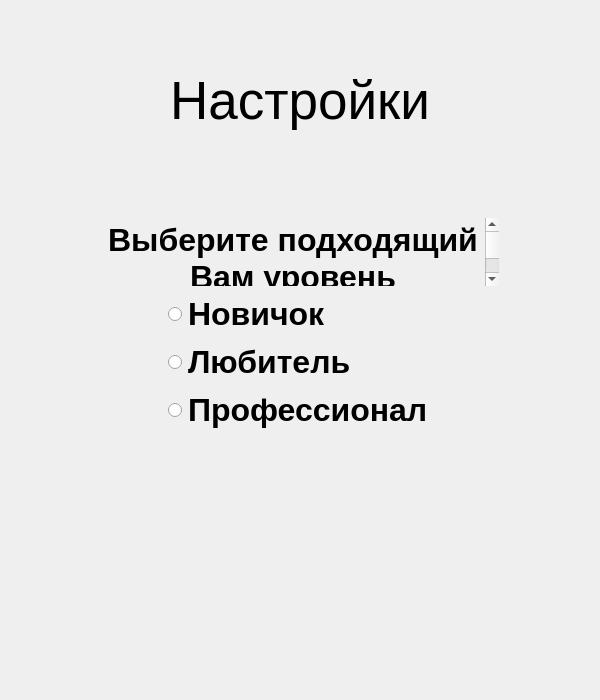
<?xml version="1.0" encoding="UTF-8"?>
<ui version="4.0">
 <class>Settings</class>
 <widget class="QWidget" name="Settings">
  <property name="geometry">
   <rect>
    <x>0</x>
    <y>0</y>
    <width>600</width>
    <height>700</height>
   </rect>
  </property>
  <property name="sizePolicy">
   <sizepolicy hsizetype="Preferred" vsizetype="Preferred">
    <horstretch>0</horstretch>
    <verstretch>0</verstretch>
   </sizepolicy>
  </property>
  <property name="minimumSize">
   <size>
    <width>600</width>
    <height>700</height>
   </size>
  </property>
  <property name="windowTitle">
   <string>Settings</string>
  </property>
  <layout class="QGridLayout" name="gridLayout">
   <item row="9" column="1">
    <layout class="QHBoxLayout" name="hLayout_2">
     <item>
      <widget class="QPushButton" name="phbHome">
       <property name="minimumSize">
        <size>
         <width>60</width>
         <height>60</height>
        </size>
       </property>
       <property name="maximumSize">
        <size>
         <width>60</width>
         <height>60</height>
        </size>
       </property>
       <property name="styleSheet">
        <string notr="true">QPushButton{
	background: rgba(0,0,0,0);
	background-image: url(:/img/game/phbHome.png);
	border:2px solid rgba(0,0,0,0);
}
QPushButton:hover{
	background: rgba(0,0,0,0);
	background-image: url(:/img/game/phbHome.png);
	border:2px solid #000000; 
	border-radius: 8px;
}</string>
       </property>
       <property name="text">
        <string/>
       </property>
      </widget>
     </item>
    </layout>
   </item>
   <item row="1" column="2">
    <spacer name="hSpacer_2">
     <property name="orientation">
      <enum>Qt::Horizontal</enum>
     </property>
     <property name="sizeHint" stdset="0">
      <size>
       <width>40</width>
       <height>20</height>
      </size>
     </property>
    </spacer>
   </item>
   <item row="8" column="1">
    <spacer name="vSpacer_1">
     <property name="orientation">
      <enum>Qt::Vertical</enum>
     </property>
     <property name="sizeHint" stdset="0">
      <size>
       <width>20</width>
       <height>40</height>
      </size>
     </property>
    </spacer>
   </item>
   <item row="3" column="1">
    <widget class="QTextEdit" name="textEdit">
     <property name="minimumSize">
      <size>
       <width>400</width>
       <height>0</height>
      </size>
     </property>
     <property name="maximumSize">
      <size>
       <width>16777215</width>
       <height>70</height>
      </size>
     </property>
     <property name="tabletTracking">
      <bool>false</bool>
     </property>
     <property name="styleSheet">
      <string notr="true">QTextEdit{
	background: rgba(0,0,0,0);
	color: black;
}</string>
     </property>
     <property name="readOnly">
      <bool>true</bool>
     </property>
     <property name="html">
      <string>&lt;!DOCTYPE HTML PUBLIC &quot;-//W3C//DTD HTML 4.0//EN&quot; &quot;http://www.w3.org/TR/REC-html40/strict.dtd&quot;&gt;
&lt;html&gt;&lt;head&gt;&lt;meta name=&quot;qrichtext&quot; content=&quot;1&quot; /&gt;&lt;meta charset=&quot;utf-8&quot; /&gt;&lt;style type=&quot;text/css&quot;&gt;
p, li { white-space: pre-wrap; }
&lt;/style&gt;&lt;/head&gt;&lt;body style=&quot; font-family:'.AppleSystemUIFont'; font-size:13pt; font-weight:400; font-style:normal;&quot;&gt;
&lt;p align=&quot;center&quot; style=&quot; margin-top:0px; margin-bottom:0px; margin-left:0px; margin-right:0px; -qt-block-indent:0; text-indent:0px;&quot;&gt;&lt;span style=&quot; font-size:24pt; font-weight:700;&quot;&gt;Выберите подходящий Вам уровень сложности игры:&lt;/span&gt;&lt;/p&gt;&lt;/body&gt;&lt;/html&gt;</string>
     </property>
    </widget>
   </item>
   <item row="1" column="0">
    <spacer name="hSpacer_1">
     <property name="orientation">
      <enum>Qt::Horizontal</enum>
     </property>
     <property name="sizeHint" stdset="0">
      <size>
       <width>40</width>
       <height>20</height>
      </size>
     </property>
    </spacer>
   </item>
   <item row="0" column="1">
    <spacer name="vSpacer_3">
     <property name="orientation">
      <enum>Qt::Vertical</enum>
     </property>
     <property name="sizeType">
      <enum>QSizePolicy::Fixed</enum>
     </property>
     <property name="sizeHint" stdset="0">
      <size>
       <width>20</width>
       <height>60</height>
      </size>
     </property>
    </spacer>
   </item>
   <item row="1" column="1">
    <widget class="QLabel" name="editTitle">
     <property name="font">
      <font>
       <pointsize>40</pointsize>
      </font>
     </property>
     <property name="text">
      <string>Настройки</string>
     </property>
     <property name="alignment">
      <set>Qt::AlignCenter</set>
     </property>
    </widget>
   </item>
   <item row="2" column="1">
    <spacer name="vSpacer_2">
     <property name="orientation">
      <enum>Qt::Vertical</enum>
     </property>
     <property name="sizeType">
      <enum>QSizePolicy::Fixed</enum>
     </property>
     <property name="sizeHint" stdset="0">
      <size>
       <width>20</width>
       <height>80</height>
      </size>
     </property>
    </spacer>
   </item>
   <item row="4" column="1">
    <layout class="QGridLayout" name="gridLayout_2">
     <item row="1" column="1">
      <widget class="QRadioButton" name="rbFan">
       <property name="font">
        <font>
         <pointsize>24</pointsize>
         <bold>true</bold>
        </font>
       </property>
       <property name="text">
        <string>Любитель</string>
       </property>
      </widget>
     </item>
     <item row="0" column="0">
      <spacer name="hSpacer_3">
       <property name="orientation">
        <enum>Qt::Horizontal</enum>
       </property>
       <property name="sizeHint" stdset="0">
        <size>
         <width>40</width>
         <height>20</height>
        </size>
       </property>
      </spacer>
     </item>
     <item row="0" column="1">
      <widget class="QRadioButton" name="rbBeginner">
       <property name="font">
        <font>
         <pointsize>24</pointsize>
         <bold>true</bold>
        </font>
       </property>
       <property name="text">
        <string>Новичок</string>
       </property>
      </widget>
     </item>
     <item row="0" column="2">
      <spacer name="hSpacer_4">
       <property name="orientation">
        <enum>Qt::Horizontal</enum>
       </property>
       <property name="sizeHint" stdset="0">
        <size>
         <width>40</width>
         <height>20</height>
        </size>
       </property>
      </spacer>
     </item>
     <item row="2" column="1">
      <widget class="QRadioButton" name="rbPro">
       <property name="font">
        <font>
         <pointsize>24</pointsize>
         <bold>true</bold>
        </font>
       </property>
       <property name="text">
        <string>Профессионал</string>
       </property>
      </widget>
     </item>
    </layout>
   </item>
  </layout>
 </widget>
 <resources/>
 <connections/>
</ui>
